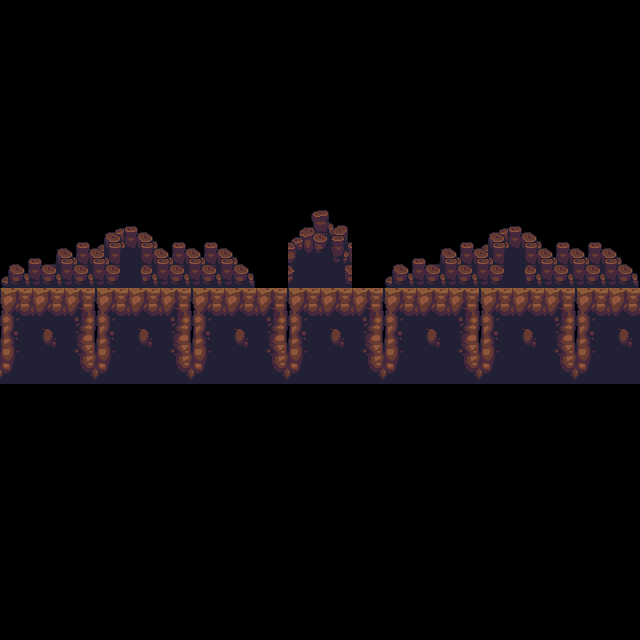

This is a level from a 2D game, rendered from its Tiled map with the project's own tilesets. A one-line summary and the complete map file follow:
An orthogonal 20x20 tile map with 32x32 px tiles, 2 tile layers (terrain, background).

<map version="1.2" tiledversion="1.3.3" orientation="orthogonal" renderorder="right-down" compressionlevel="0" width="20" height="20" tilewidth="32" tileheight="32" infinite="0" nextlayerid="3" nextobjectid="1">
 <editorsettings>
  <chunksize width="32" height="32" />
  <export target="cave_map.json" format="json" />
 </editorsettings>
 <tileset firstgid="1" name="cave_tileset" tilewidth="32" tileheight="32" tilecount="70" columns="10">
  <image source="cave_tileset.png" trans="ff00ff" width="320" height="224" />
  <tile id="0">
   <properties>
    <property name="collides" type="bool" value="false" />
   </properties>
  </tile>
  <tile id="1">
   <properties>
    <property name="collides" type="bool" value="false" />
   </properties>
  </tile>
  <tile id="2">
   <properties>
    <property name="collides" type="bool" value="false" />
   </properties>
  </tile>
  <tile id="3">
   <properties>
    <property name="collides" type="bool" value="false" />
   </properties>
  </tile>
  <tile id="4">
   <properties>
    <property name="collides" type="bool" value="false" />
   </properties>
  </tile>
  <tile id="5">
   <properties>
    <property name="collides" type="bool" value="false" />
   </properties>
  </tile>
  <tile id="6">
   <properties>
    <property name="collides" type="bool" value="false" />
   </properties>
  </tile>
  <tile id="7">
   <properties>
    <property name="collides" type="bool" value="false" />
   </properties>
  </tile>
  <tile id="8">
   <properties>
    <property name="collides" type="bool" value="false" />
   </properties>
  </tile>
  <tile id="9">
   <properties>
    <property name="collides" type="bool" value="false" />
   </properties>
  </tile>
  <tile id="10">
   <properties>
    <property name="collides" type="bool" value="false" />
   </properties>
  </tile>
  <tile id="11">
   <properties>
    <property name="collides" type="bool" value="false" />
   </properties>
  </tile>
  <tile id="12">
   <properties>
    <property name="collides" type="bool" value="false" />
   </properties>
  </tile>
  <tile id="13">
   <properties>
    <property name="collides" type="bool" value="false" />
   </properties>
  </tile>
  <tile id="14">
   <properties>
    <property name="collides" type="bool" value="false" />
   </properties>
  </tile>
  <tile id="15">
   <properties>
    <property name="collides" type="bool" value="false" />
   </properties>
  </tile>
  <tile id="16">
   <properties>
    <property name="collides" type="bool" value="false" />
   </properties>
  </tile>
  <tile id="17">
   <properties>
    <property name="collides" type="bool" value="false" />
   </properties>
  </tile>
  <tile id="18">
   <properties>
    <property name="collides" type="bool" value="false" />
   </properties>
  </tile>
  <tile id="19">
   <properties>
    <property name="collides" type="bool" value="false" />
   </properties>
  </tile>
  <tile id="20">
   <properties>
    <property name="collides" type="bool" value="false" />
   </properties>
  </tile>
  <tile id="21">
   <properties>
    <property name="collides" type="bool" value="false" />
   </properties>
  </tile>
  <tile id="22">
   <properties>
    <property name="collides" type="bool" value="false" />
   </properties>
  </tile>
  <tile id="23">
   <properties>
    <property name="collides" type="bool" value="false" />
   </properties>
  </tile>
  <tile id="24">
   <properties>
    <property name="collides" type="bool" value="false" />
   </properties>
  </tile>
  <tile id="25">
   <properties>
    <property name="collides" type="bool" value="false" />
   </properties>
  </tile>
  <tile id="26">
   <properties>
    <property name="collides" type="bool" value="false" />
   </properties>
  </tile>
  <tile id="27">
   <properties>
    <property name="collides" type="bool" value="false" />
   </properties>
  </tile>
  <tile id="28">
   <properties>
    <property name="collides" type="bool" value="false" />
   </properties>
  </tile>
  <tile id="29">
   <properties>
    <property name="collides" type="bool" value="false" />
   </properties>
  </tile>
  <tile id="30">
   <properties>
    <property name="collides" type="bool" value="false" />
   </properties>
  </tile>
  <tile id="31">
   <properties>
    <property name="collides" type="bool" value="false" />
   </properties>
  </tile>
  <tile id="32">
   <properties>
    <property name="collides" type="bool" value="false" />
   </properties>
  </tile>
  <tile id="33">
   <properties>
    <property name="collides" type="bool" value="false" />
   </properties>
  </tile>
  <tile id="34">
   <properties>
    <property name="collides" type="bool" value="false" />
   </properties>
  </tile>
  <tile id="35">
   <properties>
    <property name="collides" type="bool" value="false" />
   </properties>
  </tile>
  <tile id="36">
   <properties>
    <property name="collides" type="bool" value="false" />
   </properties>
  </tile>
  <tile id="37">
   <properties>
    <property name="collides" type="bool" value="false" />
   </properties>
  </tile>
  <tile id="38">
   <properties>
    <property name="collides" type="bool" value="false" />
   </properties>
  </tile>
  <tile id="39">
   <properties>
    <property name="collides" type="bool" value="false" />
   </properties>
  </tile>
  <tile id="40">
   <properties>
    <property name="collides" type="bool" value="true" />
   </properties>
  </tile>
  <tile id="41">
   <properties>
    <property name="collides" type="bool" value="true" />
   </properties>
  </tile>
  <tile id="42">
   <properties>
    <property name="collides" type="bool" value="true" />
   </properties>
  </tile>
  <tile id="43">
   <properties>
    <property name="collides" type="bool" value="false" />
   </properties>
  </tile>
  <tile id="44">
   <properties>
    <property name="collides" type="bool" value="false" />
   </properties>
  </tile>
  <tile id="45">
   <properties>
    <property name="collides" type="bool" value="false" />
   </properties>
  </tile>
  <tile id="46">
   <properties>
    <property name="collides" type="bool" value="false" />
   </properties>
  </tile>
  <tile id="47">
   <properties>
    <property name="collides" type="bool" value="false" />
   </properties>
  </tile>
  <tile id="48">
   <properties>
    <property name="collides" type="bool" value="false" />
   </properties>
  </tile>
  <tile id="49">
   <properties>
    <property name="collides" type="bool" value="false" />
   </properties>
  </tile>
  <tile id="50">
   <properties>
    <property name="collides" type="bool" value="true" />
   </properties>
  </tile>
  <tile id="51">
   <properties>
    <property name="collides" type="bool" value="true" />
   </properties>
  </tile>
  <tile id="52">
   <properties>
    <property name="collides" type="bool" value="true" />
   </properties>
  </tile>
  <tile id="53">
   <properties>
    <property name="collides" type="bool" value="false" />
   </properties>
  </tile>
  <tile id="54">
   <properties>
    <property name="collides" type="bool" value="false" />
   </properties>
  </tile>
  <tile id="55">
   <properties>
    <property name="collides" type="bool" value="false" />
   </properties>
  </tile>
  <tile id="56">
   <properties>
    <property name="collides" type="bool" value="false" />
   </properties>
  </tile>
  <tile id="57">
   <properties>
    <property name="collides" type="bool" value="false" />
   </properties>
  </tile>
  <tile id="58">
   <properties>
    <property name="collides" type="bool" value="false" />
   </properties>
  </tile>
  <tile id="59">
   <properties>
    <property name="collides" type="bool" value="false" />
   </properties>
  </tile>
  <tile id="60">
   <properties>
    <property name="collides" type="bool" value="true" />
   </properties>
  </tile>
  <tile id="61">
   <properties>
    <property name="collides" type="bool" value="true" />
   </properties>
  </tile>
  <tile id="62">
   <properties>
    <property name="collides" type="bool" value="true" />
   </properties>
  </tile>
  <tile id="63">
   <properties>
    <property name="collides" type="bool" value="false" />
   </properties>
  </tile>
  <tile id="64">
   <properties>
    <property name="collides" type="bool" value="false" />
   </properties>
  </tile>
  <tile id="65">
   <properties>
    <property name="collides" type="bool" value="false" />
   </properties>
  </tile>
  <tile id="66">
   <properties>
    <property name="collides" type="bool" value="false" />
   </properties>
  </tile>
  <tile id="67">
   <properties>
    <property name="collides" type="bool" value="false" />
   </properties>
  </tile>
  <tile id="68">
   <properties>
    <property name="collides" type="bool" value="false" />
   </properties>
  </tile>
  <tile id="69">
   <properties>
    <property name="collides" type="bool" value="false" />
   </properties>
  </tile>
 </tileset>
 <layer id="1" name="terrain" width="20" height="20">
  <data encoding="csv">
0,0,0,0,0,0,0,0,0,0,0,0,0,0,0,0,0,0,0,0,
0,0,0,0,0,0,0,0,0,0,0,0,0,0,0,0,0,0,0,0,
0,0,0,0,0,0,0,0,0,0,0,0,0,0,0,0,0,0,0,0,
0,0,0,0,0,0,0,0,0,0,0,0,0,0,0,0,0,0,0,0,
0,0,0,0,0,0,0,0,0,0,0,0,0,0,0,0,0,0,0,0,
0,0,0,0,0,0,0,0,0,0,0,0,0,0,0,0,0,0,0,0,
0,0,0,0,0,0,0,0,0,0,0,0,0,0,0,0,0,0,0,0,
0,0,0,0,0,0,0,0,0,0,0,0,0,0,0,0,0,0,0,0,
0,0,0,0,0,0,0,0,0,0,0,0,0,0,0,0,0,0,0,0,
41,42,43,41,42,43,41,42,43,41,42,43,41,42,43,41,42,43,41,42,
51,52,53,51,52,53,51,52,53,51,52,53,51,52,53,51,52,53,51,52,
61,62,63,61,62,63,61,62,63,61,62,63,61,62,63,61,62,63,61,62,
0,0,0,0,0,0,0,0,0,0,0,0,0,0,0,0,0,0,0,0,
0,0,0,0,0,0,0,0,0,0,0,0,0,0,0,0,0,0,0,0,
0,0,0,0,0,0,0,0,0,0,0,0,0,0,0,0,0,0,0,0,
0,0,0,0,0,0,0,0,0,0,0,0,0,0,0,0,0,0,0,0,
0,0,0,0,0,0,0,0,0,0,0,0,0,0,0,0,0,0,0,0,
0,0,0,0,0,0,0,0,0,0,0,0,0,0,0,0,0,0,0,0,
0,0,0,0,0,0,0,0,0,0,0,0,0,0,0,0,0,0,0,0,
0,0,0,0,0,0,0,0,0,0,0,0,0,0,0,0,0,0,0,0
</data>
 </layer>
 <layer id="2" name="background" width="20" height="20">
  <data encoding="csv">
0,0,0,0,0,0,0,0,0,0,0,0,0,0,0,0,0,0,0,0,
0,0,0,0,0,0,0,0,0,0,0,0,0,0,0,0,0,0,0,0,
0,0,0,0,0,0,0,0,0,0,0,0,0,0,0,0,0,0,0,0,
0,0,0,0,0,0,0,0,0,0,0,0,0,0,0,0,0,0,0,0,
0,0,0,0,0,0,0,0,0,0,0,0,0,0,0,0,0,0,0,0,
0,0,0,0,0,0,0,0,0,0,0,0,0,0,0,0,0,0,0,0,
0,0,0,0,0,0,0,0,0,1,2,0,0,0,0,0,0,0,0,0,
13,14,15,16,17,18,19,20,0,11,12,0,13,14,15,16,17,18,19,20,
23,24,25,26,27,28,29,30,0,21,22,0,23,24,25,26,27,28,29,30,
0,0,0,0,0,0,0,0,0,0,0,0,0,0,0,0,0,0,0,0,
0,0,0,0,0,0,0,0,0,0,0,0,0,0,0,0,0,0,0,0,
0,0,0,0,0,0,0,0,0,0,0,0,0,0,0,0,0,0,0,0,
0,0,0,0,0,0,0,0,0,0,0,0,0,0,0,0,0,0,0,0,
0,0,0,0,0,0,0,0,0,0,0,0,0,0,0,0,0,0,0,0,
0,0,0,0,0,0,0,0,0,0,0,0,0,0,0,0,0,0,0,0,
0,0,0,0,0,0,0,0,0,0,0,0,0,0,0,0,0,0,0,0,
0,0,0,0,0,0,0,0,0,0,0,0,0,0,0,0,0,0,0,0,
0,0,0,0,0,0,0,0,0,0,0,0,0,0,0,0,0,0,0,0,
0,0,0,0,0,0,0,0,0,0,0,0,0,0,0,0,0,0,0,0,
0,0,0,0,0,0,0,0,0,0,0,0,0,0,0,0,0,0,0,0
</data>
 </layer>
</map>
